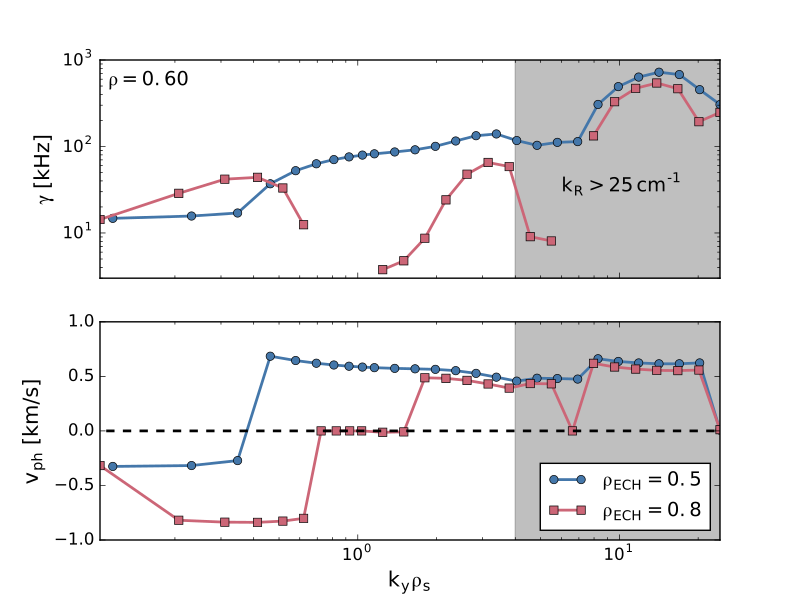

Reproduce this figure in Python.
import numpy as np
import matplotlib as mpl
import matplotlib.pyplot as plt
import cPickle as pickle
from distinct_colours import get_distinct

import normalization


shots = [171536, 171538]
times = [2750, 2200]
rho_ECH = [0.5, 0.8]
rho = 0.6

# Plotting parameters
fontsize = 15
linestyle='-'
linewidth = 2
markers = ['o', 's']
cols = get_distinct(2)


def load_data(shot, time, rho, physical_units=True):
    d = '%i/%ibis/0%i' % (shot, time, np.int(np.round(100 * rho)))

    # Load data
    fname = '%s/%s.pkl' % (d, 'ky')
    with open(fname, 'rb') as f:
        ky = pickle.load(f)         # [ky] = 1 / rho_s

    fname = '%s/%s.pkl' % (d, 'freq1')
    with open(fname, 'rb') as f:
        omega = pickle.load(f)      # [omega] = c_s / a

    fname = '%s/%s.pkl' % (d, 'gamma1')
    with open(fname, 'rb') as f:
        gamma = pickle.load(f)      # [gamma] = c_s / a

    vph = omega / ky                # [vph] = c_s * (rho_s / a)

    if physical_units:
        # Load normalizations
        dmp, c_s = normalization.get_c_s(
            shot, time, rhointerp=rho)
        dmp, rho_s_a = normalization.get_rho_s_a(
            shot, time, rhointerp=rho)
        a = normalization.get_a(
            shot, time)

        # Convert sound speed to km/s
        c_s *= 1e-3

        # Convert a to m
        a *= 1e-2

        # Convert to physical units
        gamma *= (c_s / a)      # [gamma] = kHz
        omega *= (c_s / a)      # [omega] = kHz
        vph *= (c_s * rho_s_a)  # [vph] = km / s

    # Package data
    data = {
        'ky': ky,
        'gamma': gamma,
        'omega': omega,
        'vph': vph,
    }

    return data


if __name__ == '__main__':
    fig, axs = plt.subplots(2, 1, sharex=True)

    for sind, shot in enumerate(shots):
        # Load data
        data = load_data(
            shot,
            times[sind],
            rho,
            physical_units=True)

        # Parse data
        ky = data['ky']
        gamma = data['gamma']
        omega = data['omega']
        vph = data['vph']

        axs[0].loglog(
            ky,
            gamma,
            color=cols[sind],
            marker=markers[sind],
            linewidth=linewidth,
            linestyle=linestyle)
        axs[1].semilogx(
            ky,
            vph,
            color=cols[sind],
            marker=markers[sind],
            linewidth=linewidth,
            linestyle=linestyle,
            label=r'$\mathregular{\rho_{ECH} = %.1f}$' % rho_ECH[sind])

    # Labeling
    axs[1].set_xlabel(
        r'$\mathregular{k_y \rho_s}$',
        fontsize=fontsize)
    axs[0].set_ylabel(
        r'$\mathregular{\gamma \; [kHz]}$',
        fontsize=fontsize)
    axs[1].set_ylabel(
        r'$\mathregular{v_{ph} \; [km / s]}$',
        fontsize=fontsize)
    axs[1].legend(
        loc='best',
        fontsize=(fontsize - 1))

    # Add zero line
    axs[1].axhline(
        0,
        xmin=1e-2,  # Don't know why using ky[0] is misbehaving?
        xmax=ky[-1],
        linestyle='--',
        linewidth=linewidth,
        color='k')

    # Set limits
    xlim = [ky[0], ky[-1]]
    ylim0 = [3, 1e3]
    ylim1 = [-1, 1]

    axs[0].set_xlim(xlim)
    axs[0].set_ylim(ylim0)
    axs[1].set_ylim(ylim1)

    # Gray out and annotate region beyond PCI-interferometer range
    kmax = 4
    fillcolor = 'gray'
    alpha = 0.5

    axs[0].fill_betweenx(
        ylim0,
        kmax,
        xlim[-1],
        color=fillcolor,
        alpha=alpha)
    axs[1].fill_betweenx(
        ylim1,
        kmax,
        xlim[-1],
        color=fillcolor,
        alpha=alpha)
    axs[0].annotate(
        r'$\mathregular{k_R > 25 \, cm^{-1}}$',
        (6, 30),
        fontsize=(fontsize - 1))

    # Annotate radial coordinate
    axs[0].annotate(
        r'$\mathregular{\rho = %.2f}$' % rho,
        (1.075 * xlim[0], 0.5 * ylim0[1]),
        color='k',
        fontsize=(fontsize - 1))

    plt.show()
